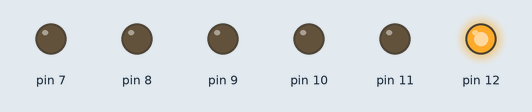
A sketch run on a simulated Arduino Uno, built with avr-gcc and run on an emulated ATmega328P. Shown: output pins drawn as LEDs (lit = HIGH).

Above: at 0.5 s.
At 1.5 s:
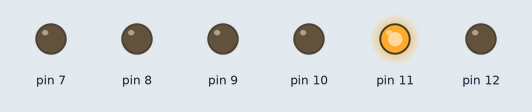
At 2.5 s:
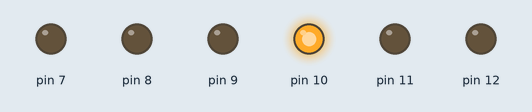
At 3.5 s:
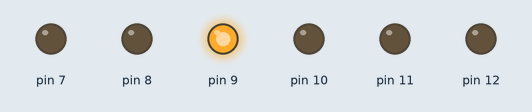
At 4.5 s:
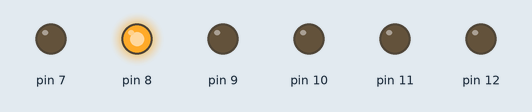
At 5.5 s:
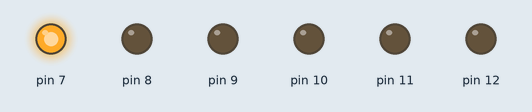
Timing chart, 0 to 7.8 s (numbered marks = the images above):
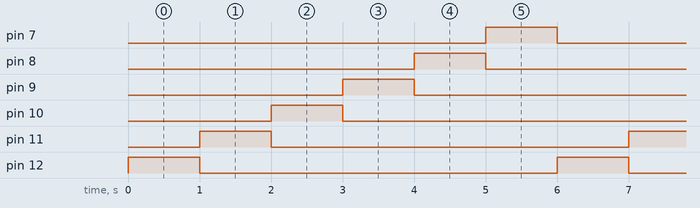

The sketch:

Run_LED_1.ino
```cpp
/*
 * LEDs connected to pins 7 - 12 (Positive Logic)
 */

void setup()
{
  for(int i=7;i<13;i++)
    pinMode(i, OUTPUT);
}

void loop()
{
  Run();
  delay(1000);
}

void Run()
{
  static int val = 0b100000;
  for(int i=7;i<13;i++)
  {
    if( 1 << (i-7) == val)
    {
      digitalWrite(i,HIGH);
    }
    else
    {
      digitalWrite(i,LOW);
    }
  }
  val = val >> 1;
  if(val == 0)
  {
    val = 0b100000;
  }
}
```

Measured:
- by itself, pin 7–12: alternates HIGH for 1.0 s and LOW for 5.0 s
- by itself, everything shown: repeats every 6.0 s, in 6 steps
